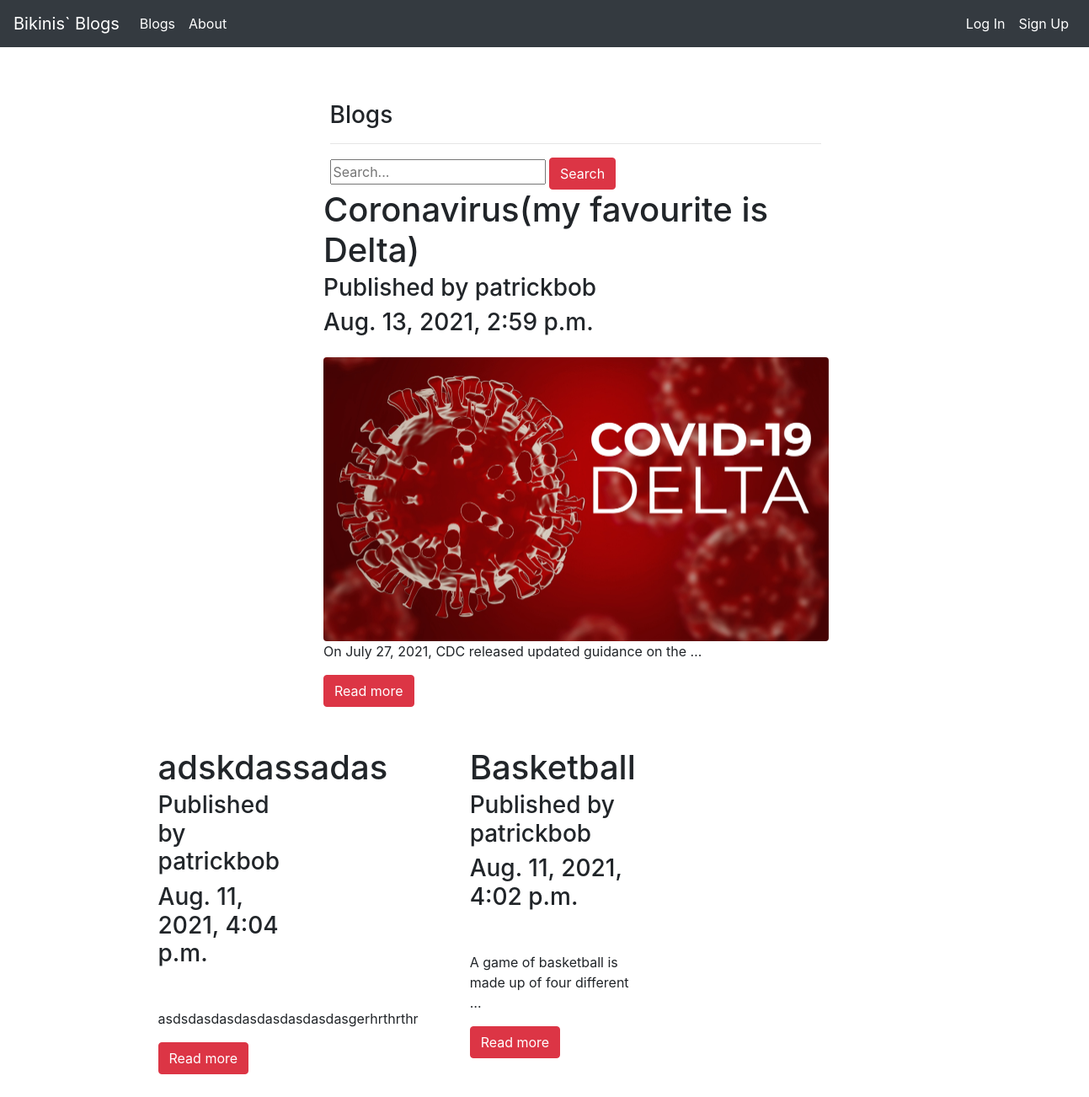
The app's page /articles/ with its own data.
### blog_app/models.py (models this page shows, shortened)
class Blog(models.Model):
    author = models.ForeignKey("auth.user",on_delete=models.CASCADE)
    topics = models.CharField(max_length=50)
    name = models.CharField(max_length=50)
    content = RichTextField()
    pub_date = models.DateTimeField(auto_now_add=True)
    article_image = models.FileField(blank = True, null = True, verbose_name = "Import image")
    class Meta():
        ordering = ['-pub_date']

### blog_app/views.py (the view)
# urls.py: path('articles/',articles, name = 'articles'),
def articles(request):
    keyword = request.GET.get("keyword")
    if keyword:
        articles = Blog.objects.filter(name__contains = keyword)
        return render(request,"articles.html",{"articles":articles})
    articles = Blog.objects.all()
    return render(request,"articles.html",{"articles":articles})

### blog_app/templates/articles.html (shortened to what this page needs)
{% extends 'layout.html' %}
{% block body %}
<div class ="row">
        <div class="col-md-10 offset-md-3">
            <div class="col-lg-8">
                <h3>Blogs</h3>
                <hr>
                </div>
        </div>
</div>
<div class ="row">
    <div class="col-md-10 offset-md-3">
        <div class="col-lg-8">
            <form>
                <input type="text" name = "keyword" class="input-sm" maxlength="64" placeholder="Search...">
              <button type="submit" class="btn btn-danger">Search</button>
            </form>
      </div>
    </div>
{% if articles  %}
{% for article in articles  %}
 <div class="row">
    <div class="col-md-10 offset-md-3">
                <div class="col-lg-8">
                    <article>
                        <header class="mb-4">
                            <h1 class="fw-bolder mb-1">{{article.name}}</h1>
                            <h3>Published by {{article.author.username}}</h3>
                            <h3> {{article.pub_date}}</h3>
                        </header>
                          {% if article.article_image %}
                            <img class="img-fluid rounded" src="{{article.article_image.url}}" alt="">
                            {% endif %}
                        <section class="mb-5">
                         <p>{{article.content|safe | truncatewords:10}}</p>
                            <a href="/article/{{article.id}}" class = "btn btn-danger">Read more</a>
                        </section>
                    </article>
                    </div>
                    </div>
                    </div>
{% endfor %}
{% else %}
    <div class = "alert alert-danger">
        Blog can`t find
    </div>
{% endif %}
{% endblock body %}

### blog_app/templates/layout.html (shortened to what this page needs)
<!DOCTYPE html>
<html lang="en">
{% load static %}
<head>
    <link rel="stylesheet" href="{% static 'css/bootstrap.min.css' %}">
</head>
<body>
    <div  style="margin-top : 120px;" class="container">
    {% block body %}
    {% endblock body %}
    </div>
    {% include 'includes/navbar.html' %}
</body>
</html>

### blog_app/templates/includes/navbar.html (shortened to what this page needs)
<nav class="navbar navbar-expand-md navbar-dark fixed-top bg-dark">
  <a class="navbar-brand" href="{% url 'index' %}">Bikinis` Blogs</a>
  <div class="collapse navbar-collapse" id="navbarCollapse">
    <ul class="navbar-nav mr-auto">
      <li class="nav-item active">
        <a class="nav-link" href="{% url 'articles'  %}">Blogs <span class="sr-only">(current)</span></a>
      </li>
      <li class="nav-item active">
        <a class="nav-link" href="{% url 'about' %}">About</a>
      </li>
    </ul>
    <ul class="navbar-nav ml-auto">
      {% if user.is_authenticated %}
      <li class="nav-item active">
        <a class="nav-link" href="/user/logout"> Sign Out</a>
      </li>
       <li class="nav-item active">
        <a class="nav-link" href="{% url 'dashboard' %}"> Dashboard</a>
      </li>
      {% else %}
      <li class="nav-item active">
        <a class="nav-link" href="/user/login">Log In</a>
      </li>
      {% endif %}
      <li class="nav-item active">
        <a class="nav-link" href="/user/register">Sign Up</a>
      </li>
    </ul>
  </div>
</nav>

### records on screen
Blog: name "Coronavirus(my favourite is Delta)", author.username "patrickbob", pub_date "Aug. 13, 2021, 2:59 p.m.", article_image (picture), content "On July 27, 2021, CDC released updated guidance on the …"
Blog: name "adskdassadas", author.username "patrickbob", pub_date "Aug. 11, 2021, 4:04 p.m.", content "asdsdasdasdasdasdasdasdasgerhrthrthr"
Blog: name "Basketball", author.username "patrickbob", pub_date "Aug. 11, 2021, 4:02 p.m.", content "A game of basketball is made up of four different …"
